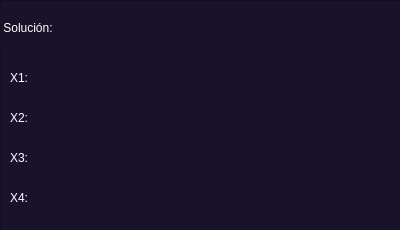
<?xml version="1.0" encoding="UTF-8"?>
<ui version="4.0">
 <class>Form</class>
 <widget class="QWidget" name="Form">
  <property name="geometry">
   <rect>
    <x>0</x>
    <y>0</y>
    <width>400</width>
    <height>230</height>
   </rect>
  </property>
  <property name="windowTitle">
   <string>Form</string>
  </property>
  <widget class="QFrame" name="frame">
   <property name="geometry">
    <rect>
     <x>0</x>
     <y>0</y>
     <width>401</width>
     <height>301</height>
    </rect>
   </property>
   <property name="styleSheet">
    <string notr="true">background-color: rgb(24, 18, 43);
color: white;</string>
   </property>
   <property name="frameShape">
    <enum>QFrame::StyledPanel</enum>
   </property>
   <property name="frameShadow">
    <enum>QFrame::Raised</enum>
   </property>
   <widget class="QLabel" name="label">
    <property name="geometry">
     <rect>
      <x>0</x>
      <y>10</y>
      <width>131</width>
      <height>36</height>
     </rect>
    </property>
    <property name="styleSheet">
     <string notr="true">color: rgb(255, 255, 255);
font: 900 20pt &quot;Segoe UI Black&quot;;</string>
    </property>
    <property name="text">
     <string> Solución:</string>
    </property>
   </widget>
   <widget class="QLabel" name="label_2">
    <property name="geometry">
     <rect>
      <x>10</x>
      <y>60</y>
      <width>51</width>
      <height>36</height>
     </rect>
    </property>
    <property name="styleSheet">
     <string notr="true">color: rgb(255, 255, 255);
font: 900 20pt &quot;Segoe UI Black&quot;;</string>
    </property>
    <property name="text">
     <string>X1:</string>
    </property>
   </widget>
   <widget class="QLabel" name="label_3">
    <property name="geometry">
     <rect>
      <x>10</x>
      <y>100</y>
      <width>51</width>
      <height>36</height>
     </rect>
    </property>
    <property name="styleSheet">
     <string notr="true">color: rgb(255, 255, 255);
font: 900 20pt &quot;Segoe UI Black&quot;;</string>
    </property>
    <property name="text">
     <string>X2:</string>
    </property>
   </widget>
   <widget class="QLabel" name="label_4">
    <property name="geometry">
     <rect>
      <x>10</x>
      <y>140</y>
      <width>51</width>
      <height>36</height>
     </rect>
    </property>
    <property name="styleSheet">
     <string notr="true">color: rgb(255, 255, 255);
font: 900 20pt &quot;Segoe UI Black&quot;;</string>
    </property>
    <property name="text">
     <string>X3:</string>
    </property>
   </widget>
   <widget class="QLabel" name="label_5">
    <property name="geometry">
     <rect>
      <x>10</x>
      <y>180</y>
      <width>51</width>
      <height>36</height>
     </rect>
    </property>
    <property name="styleSheet">
     <string notr="true">color: rgb(255, 255, 255);
font: 900 20pt &quot;Segoe UI Black&quot;;</string>
    </property>
    <property name="text">
     <string>X4:</string>
    </property>
   </widget>
   <widget class="QLabel" name="solX1">
    <property name="geometry">
     <rect>
      <x>60</x>
      <y>60</y>
      <width>301</width>
      <height>36</height>
     </rect>
    </property>
    <property name="styleSheet">
     <string notr="true">color: rgb(255, 255, 255);
font: 900 20pt &quot;Segoe UI Black&quot;;</string>
    </property>
    <property name="text">
     <string/>
    </property>
   </widget>
   <widget class="QLabel" name="solX2">
    <property name="geometry">
     <rect>
      <x>60</x>
      <y>100</y>
      <width>301</width>
      <height>36</height>
     </rect>
    </property>
    <property name="styleSheet">
     <string notr="true">color: rgb(255, 255, 255);
font: 900 20pt &quot;Segoe UI Black&quot;;</string>
    </property>
    <property name="text">
     <string/>
    </property>
   </widget>
   <widget class="QLabel" name="solX3">
    <property name="geometry">
     <rect>
      <x>60</x>
      <y>140</y>
      <width>301</width>
      <height>36</height>
     </rect>
    </property>
    <property name="styleSheet">
     <string notr="true">color: rgb(255, 255, 255);
font: 900 20pt &quot;Segoe UI Black&quot;;</string>
    </property>
    <property name="text">
     <string/>
    </property>
   </widget>
   <widget class="QLabel" name="solX4">
    <property name="geometry">
     <rect>
      <x>60</x>
      <y>180</y>
      <width>301</width>
      <height>36</height>
     </rect>
    </property>
    <property name="styleSheet">
     <string notr="true">color: rgb(255, 255, 255);
font: 900 20pt &quot;Segoe UI Black&quot;;</string>
    </property>
    <property name="text">
     <string/>
    </property>
   </widget>
  </widget>
 </widget>
 <resources/>
 <connections/>
</ui>
